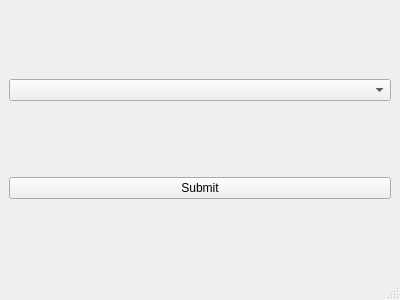
<?xml version="1.0" encoding="UTF-8"?>
<ui version="4.0">
 <class>MainWindow</class>
 <widget class="QMainWindow" name="MainWindow">
  <property name="geometry">
   <rect>
    <x>0</x>
    <y>0</y>
    <width>400</width>
    <height>300</height>
   </rect>
  </property>
  <property name="windowTitle">
   <string>Alpha Selector</string>
  </property>
  <widget class="QWidget" name="centralwidget">
   <layout class="QVBoxLayout" name="verticalLayout">
    <item>
     <widget class="QComboBox" name="comboBox"/>
    </item>
    <item>
     <widget class="QPushButton" name="submitButton">
      <property name="text">
       <string>Submit</string>
      </property>
     </widget>
    </item>
   </layout>
  </widget>
  <widget class="QMenuBar" name="menubar">
   <property name="geometry">
    <rect>
     <x>0</x>
     <y>0</y>
     <width>400</width>
     <height>22</height>
    </rect>
   </property>
  </widget>
  <widget class="QStatusBar" name="statusbar"/>
 </widget>
 <resources/>
 <connections/>
</ui>
